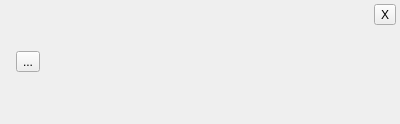
<?xml version="1.0" encoding="UTF-8"?>
<ui version="4.0">
 <class>main_widget</class>
 <widget class="QWidget" name="main_widget">
  <property name="geometry">
   <rect>
    <x>0</x>
    <y>0</y>
    <width>400</width>
    <height>124</height>
   </rect>
  </property>
  <property name="windowTitle">
   <string>Form</string>
  </property>
  <layout class="QGridLayout" name="gridLayout">
   <property name="leftMargin">
    <number>16</number>
   </property>
   <property name="topMargin">
    <number>4</number>
   </property>
   <property name="rightMargin">
    <number>4</number>
   </property>
   <property name="bottomMargin">
    <number>4</number>
   </property>
   <property name="horizontalSpacing">
    <number>6</number>
   </property>
   <item row="1" column="0">
    <layout class="QHBoxLayout" name="main_layout">
     <property name="spacing">
      <number>0</number>
     </property>
     <item>
      <widget class="QToolButton" name="btn_icon">
       <property name="text">
        <string>...</string>
       </property>
      </widget>
     </item>
     <item>
      <spacer name="horizontalSpacer_2">
       <property name="orientation">
        <enum>Qt::Horizontal</enum>
       </property>
       <property name="sizeType">
        <enum>QSizePolicy::Minimum</enum>
       </property>
       <property name="sizeHint" stdset="0">
        <size>
         <width>16</width>
         <height>4</height>
        </size>
       </property>
      </spacer>
     </item>
     <item>
      <layout class="QVBoxLayout" name="verticalLayout_2">
       <property name="spacing">
        <number>6</number>
       </property>
       <property name="topMargin">
        <number>8</number>
       </property>
       <item>
        <widget class="QLabel" name="lbl_title">
         <property name="text">
          <string>&lt;Log Title&gt;</string>
         </property>
         <property name="textFormat">
          <enum>Qt::AutoText</enum>
         </property>
         <property name="scaledContents">
          <bool>false</bool>
         </property>
         <property name="alignment">
          <set>Qt::AlignLeading|Qt::AlignLeft|Qt::AlignTop</set>
         </property>
        </widget>
       </item>
       <item>
        <widget class="QLabel" name="lbl_description">
         <property name="sizePolicy">
          <sizepolicy hsizetype="Expanding" vsizetype="Minimum">
           <horstretch>0</horstretch>
           <verstretch>0</verstretch>
          </sizepolicy>
         </property>
         <property name="text">
          <string>&lt;Log Description&gt;</string>
         </property>
         <property name="alignment">
          <set>Qt::AlignLeading|Qt::AlignLeft|Qt::AlignTop</set>
         </property>
         <property name="wordWrap">
          <bool>false</bool>
         </property>
        </widget>
       </item>
       <item>
        <widget class="QLabel" name="lbl_owner">
         <property name="text">
          <string>&lt;Log Owner&gt;</string>
         </property>
        </widget>
       </item>
       <item>
        <spacer name="verticalSpacer_2">
         <property name="orientation">
          <enum>Qt::Vertical</enum>
         </property>
         <property name="sizeHint" stdset="0">
          <size>
           <width>20</width>
           <height>40</height>
          </size>
         </property>
        </spacer>
       </item>
      </layout>
     </item>
     <item>
      <spacer name="horizontalSpacer">
       <property name="orientation">
        <enum>Qt::Horizontal</enum>
       </property>
       <property name="sizeType">
        <enum>QSizePolicy::MinimumExpanding</enum>
       </property>
       <property name="sizeHint" stdset="0">
        <size>
         <width>40</width>
         <height>20</height>
        </size>
       </property>
      </spacer>
     </item>
     <item>
      <layout class="QVBoxLayout" name="verticalLayout">
       <property name="spacing">
        <number>0</number>
       </property>
       <item>
        <widget class="QToolButton" name="btn_close">
         <property name="text">
          <string>X</string>
         </property>
        </widget>
       </item>
       <item>
        <spacer name="verticalSpacer">
         <property name="orientation">
          <enum>Qt::Vertical</enum>
         </property>
         <property name="sizeHint" stdset="0">
          <size>
           <width>20</width>
           <height>40</height>
          </size>
         </property>
        </spacer>
       </item>
      </layout>
     </item>
    </layout>
   </item>
  </layout>
 </widget>
 <resources/>
 <connections/>
</ui>
